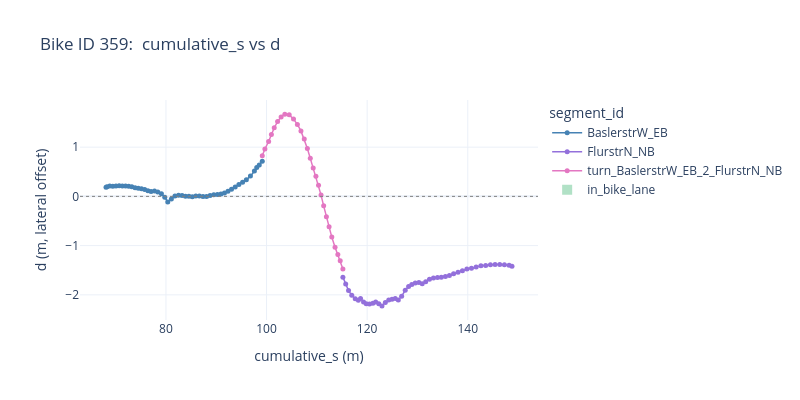

Notebook source saved alongside this figure:
### Markdown cell above
### Plot B: cumulative_s vs d

The same trajectory in road-aligned coordinates, stitched across segment boundaries. A straight-ish horizontal line means the bike stayed centered in its lane; deviations in `d` show lateral drift. Green shading marks `in_bike_lane == 1` regions.

### Code cell
fig = go.Figure()

for key, grp in bike_df.groupby('segment_id'):
    grp = grp.sort_values('time')
    geom_key = key.split('_')[0]
    if geom_key in geom_color_map:
        col = geom_color_map[geom_key]
    elif key in turn_colors:
        col = turn_colors[key]
    else:
        col = 'gray'  # Default color if no match found
    fig.add_trace(go.Scatter(
        x=grp['cumulative_s'], y=grp['d'],
        mode='lines+markers',
        name=str(key),
        marker=dict(size=5, color=col),
        line=dict(width=1.5),
        hovertemplate=(
            f'segment_id={key}<br>'
            'time=%{customdata[0]:.2f}<br>'
            'x=%{x:.2f}, y=%{y:.2f}<br>'
            's_native=%{customdata[1]:.2f}, d_native=%{customdata[2]:.2f}<extra></extra>'
        ),
        customdata=grp[['time', 's_native', 'd_native']].values,
    ))

# --- highlight in_bike_lane == True regions ---------------------------
in_lane = (bike_df['in_bike_lane'] == 1)
block_id = (in_lane != in_lane.shift()).cumsum()

lane_blocks = (
    bike_df[in_lane]
    .groupby(block_id[in_lane])['cumulative_s']
    .agg(s_min='min', s_max='max')
)

for _, row in lane_blocks.iterrows():
    fig.add_vrect(
        x0=row['s_min'], x1=row['s_max'],
        fillcolor='seagreen', opacity=0.12,
        line_width=0,
        layer='below',   # keep it behind the trace lines/markers
    )

# dummy trace so the shading gets a legend entry (vrect has no legend of its own)
fig.add_trace(go.Scatter(
    x=[None], y=[None], mode='markers',
    marker=dict(size=10, color='mediumseagreen', opacity=0.4, symbol='square'),
    name='in_bike_lane',
    showlegend=True,
))

fig.add_hline(y=0, line=dict(color='gray', width=1, dash='dot'))

fig.update_layout(
    title=f'Bike ID {bike_id}:  cumulative_s vs d',
    xaxis_title='cumulative_s (m)',
    yaxis_title='d (m, lateral offset)',
    template='plotly_white',
    legend_title='segment_id',
    legend=dict(groupclick='togglegroup'),
    width=800, height=400,
)
fig

### Figure 1 — Plotly figure (JSON) as saved in the notebook; plotly's stock layout.template omitted (floating-point values rounded to 4 significant figures; data arrays with more than 128 entries replaced by an {"elided": "..."} marker saying what was removed)
{"data": [{"customdata": {"elided": "48x3 float values"}, "hovertemplate": "segment_id=BaslerstrW_EB<br>time=%{customdata[0]:.2f}<br>x=%{x:.2f}, y=%{y:.2f}<br>s_native=%{customdata[1]:.2f}, d_native=%{customdata[2]:.2f}<extra></extra>", "line": {"width": 1.5}, "marker": {"color": "steelblue", "size": 5}, "mode": "lines+markers", "name": "BaslerstrW_EB", "type": "scatter", "x": [68.09, 68.29, 68.82, 69.43, 70.07, 70.7, 71.33, 71.97, 72.59, 73.21, 73.86, 74.49, 75.13, 75.78, 76.42, 77.04, 77.72, 78.38, 79.1, 79.76, 80.36, 81.08, 81.79, 82.51, 83.21, 83.88, 84.56, 85.24, 85.94, 86.64, 87.36, 88.07, 88.77, 89.5, 90.23, 90.93, 91.62, 92.32, 93.03, 93.76, 94.5, 95.23, 95.98, 96.79, 97.58, 98.05, 98.55, 99.15], "y": [0.186, 0.1955, 0.211, 0.203, 0.2103, 0.2134, 0.213, 0.2123, 0.2054, 0.1931, 0.1768, 0.1635, 0.1568, 0.139, 0.1158, 0.09751, 0.1074, 0.08644, 0.05088, -0.01968, -0.1146, -0.05107, 0.00976, 0.02334, 0.01616, 0.004712, 0.0009015, -0.007492, 0.005539, 0.0081, -0.001114, -0.002242, 0.01862, 0.03335, 0.03665, 0.04595, 0.0683, 0.106, 0.1448, 0.192, 0.2394, 0.2874, 0.3365, 0.4112, 0.5136, 0.5857, 0.6375, 0.7135]}, {"customdata": {"elided": "47x3 float values"}, "hovertemplate": "segment_id=FlurstrN_NB<br>time=%{customdata[0]:.2f}<br>x=%{x:.2f}, y=%{y:.2f}<br>s_native=%{customdata[1]:.2f}, d_native=%{customdata[2]:.2f}<extra></extra>", "line": {"width": 1.5}, "marker": {"color": "mediumpurple", "size": 5}, "mode": "lines+markers", "name": "FlurstrN_NB", "type": "scatter", "x": [115.2, 115.7, 116.3, 116.9, 117.6, 118.2, 118.7, 119.3, 119.8, 120.5, 121.1, 121.7, 122.3, 122.9, 123.6, 124.3, 124.9, 125.6, 126.2, 126.9, 127.6, 128.2, 128.9, 129.6, 130.3, 130.9, 131.6, 132.4, 133.2, 134.0, 134.7, 135.6, 136.3, 137.2, 138.1, 138.9, 139.8, 140.7, 141.7, 142.6, 143.6, 144.5, 145.4, 146.4, 147.3, 148.2, 148.8], "y": [-1.641, -1.781, -1.913, -2.01, -2.081, -2.11, -2.073, -2.146, -2.183, -2.187, -2.17, -2.146, -2.183, -2.224, -2.156, -2.104, -2.087, -2.072, -2.103, -2.029, -1.908, -1.83, -1.791, -1.757, -1.751, -1.773, -1.733, -1.685, -1.659, -1.648, -1.64, -1.63, -1.605, -1.572, -1.54, -1.51, -1.476, -1.46, -1.436, -1.411, -1.403, -1.391, -1.385, -1.385, -1.388, -1.401, -1.418]}, {"customdata": [[843.9, 0.0, 0.8229], [844.0, 0.5175, 0.9616], [844.1, 1.259, 1.114], [844.2, 1.818, 1.258], [844.3, 2.378, 1.394], [844.4, 3.046, 1.519], [844.5, 3.744, 1.614], [844.6, 4.486, 1.67], [844.7, 5.355, 1.658], [844.8, 6.207, 1.569], [844.9, 6.979, 1.462], [845.0, 7.689, 1.329], [845.1, 8.35, 1.164], [845.2, 8.962, 0.9729], [845.3, 9.546, 0.7724], [845.4, 10.12, 0.5784], [845.5, 10.67, 0.4099], [845.6, 11.18, 0.2279], [845.7, 11.69, 0.02568], [845.8, 12.2, -0.1929], [845.9, 12.75, -0.412], [846.0, 13.28, -0.6145], [846.1, 13.82, -0.8275], [846.2, 14.47, -1.034], [846.3, 15.02, -1.183], [846.4, 15.49, -1.308], [846.5, 16.03, -1.474]], "hovertemplate": "segment_id=turn_BaslerstrW_EB_2_FlurstrN_NB<br>time=%{customdata[0]:.2f}<br>x=%{x:.2f}, y=%{y:.2f}<br>s_native=%{customdata[1]:.2f}, d_native=%{customdata[2]:.2f}<extra></extra>", "line": {"width": 1.5}, "marker": {"color": "#e377c2", "size": 5}, "mode": "lines+markers", "name": "turn_BaslerstrW_EB_2_FlurstrN_NB", "type": "scatter", "x": [99.15, 99.66, 100.4, 101.0, 101.5, 102.2, 102.9, 103.6, 104.5, 105.4, 106.1, 106.8, 107.5, 108.1, 108.7, 109.3, 109.8, 110.3, 110.8, 111.4, 111.9, 112.4, 113.0, 113.6, 114.2, 114.6, 115.2], "y": [0.8229, 0.9616, 1.114, 1.258, 1.394, 1.519, 1.614, 1.67, 1.658, 1.569, 1.462, 1.329, 1.164, 0.9729, 0.7724, 0.5784, 0.4099, 0.2279, 0.02568, -0.1929, -0.412, -0.6145, -0.8275, -1.034, -1.183, -1.308, -1.474]}, {"marker": {"color": "mediumseagreen", "opacity": 0.4, "size": 10, "symbol": "square"}, "mode": "markers", "name": "in_bike_lane", "showlegend": true, "type": "scatter", "x": [null], "y": [null]}], "layout": {"height": 400, "legend": {"groupclick": "togglegroup", "title": {"text": "segment_id"}}, "shapes": [{"line": {"color": "gray", "dash": "dot", "width": 1}, "type": "line", "x0": 0, "x1": 1, "xref": "x domain", "y0": 0, "y1": 0, "yref": "y"}], "title": {"text": "Bike ID 359:  cumulative_s vs d"}, "width": 800, "xaxis": {"title": {"text": "cumulative_s (m)"}}, "yaxis": {"title": {"text": "d (m, lateral offset)"}}}}
